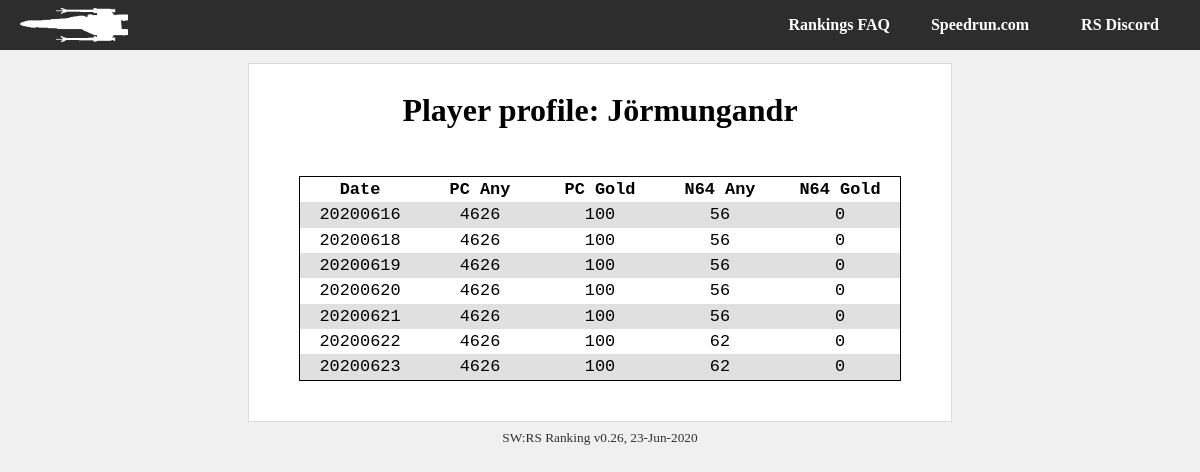
/player/Jörmungandr, run on the app's committed database.
### tables this page shows
CREATE TABLE update_datestamps (id              integer primary key,date            text);

CREATE TABLE players (player_id       integer primary key,name            text,src_link        text,n64_total       integer,pc_total        integer, '20200616_pc_gold' integer default 0, '20200616_pc_any' integer default 0, '20200616_n64_gold' integer default 0, '20200616_n64_any' integer default 0, '20200618_pc_gold' integer default 0, '20200618_pc_any' integer default 0, '20200618_n64_gold' integer default 0, '20200618_n64_any' integer default 0, '20200619_pc_gold' integer default 0, '20200619_pc_any' integer default 0, '20200619_n64_gold' integer default 0, '20200619_n64_any' integer default 0, '20200620_pc_gold' integer default 0, '20200620_pc_any' integer default 0, '20200620_n64_gold' integer default 0, '20200620_n64_any' integer default 0, '20200621_pc_gold' integer default 0, '20200621_pc_any' integer default 0, '20200621_n64_gold' integer default 0, '20200621_n64_any' integer default 0, '20200622_pc_gold' integer default 0, '20200622_pc_any' integer default 0, '20200622_n64_gold' integer default 0, '20200622_n64_any' integer default 0, '20200623_pc_gold' integer default 0, '20200623_pc_any' integer default 0, '20200623_n64_gold' integer default 0, '20200623_n64_any' integer default 0,UNIQUE(name));

### swrs.py (the view)
@app.route('/player/<player_id>')
def player(player_id):
    if debug:
        print(player_id)
    con = lite.connect(DATABASE)
    cur = con.cursor()
    with con:
        cur.execute('SELECT date FROM update_datestamps')
    col_names = cur.fetchall()
    up_dates = []
    for i in col_names:
        if i[0] not in up_dates and i[0] != None:
            up_dates.append(i[0])
    scoredata = []
    scoredata.append(up_dates)
    for q_console in ['pc', 'n64']:
        for q_medal in ['any', 'gold']:
            current_list = []
            for date in up_dates:
                q_col = date+'_'+q_console+'_'+q_medal
                con = lite.connect(DATABASE)
                cur = con.cursor()
                with con:
                    cur.execute('SELECT "' + q_col + '"' +
                                ' FROM players' +
                                ' WHERE name="' + player_id + '";')
                score_result = cur.fetchall()
                current_list.append(score_result[0][0])
            scoredata.append(current_list)
    try:
        return render_template('player.html', score_history=scoredata, name=player_id)
    except Exception as e:
        return str(e)

### swrs.py (called while the page is built)
@app.teardown_appcontext
def close_connection(exception):
    db = getattr(g, '_database', None)
    if db is not None:
        db.close()

### templates/player.html
{% from "macros.html" import header, footer, categories, title %}
{{ header(name +" | SWRS") }}
{{ title("Player profile: " + name) }}
    <br />
    <div id="about">
                <div id="playerlist" style="max-width: none !important;">
                    <div id="list-line" class="header">
                        {% for title in ['Date', 'PC Any', 'PC Gold', 'N64 Any', 'N64 Gold'] %}
                        <div id="list-segment" class="datestamp">
                            {{ title }}
                        </div>
                        {% endfor %}
                    </div>
                    {% for data in range(score_history[0]|length):%}
                    <div id="zebrastripes">
                        <div id="list-line">
                            <div id="list-segment" class="datestamp">
                                {{ score_history[0][data] }}
                            </div>
                            <div id="list-segment" class="datestamp">
                                {{ score_history[1][data] }}
                            </div>
                            <div id="list-segment" class="datestamp">
                                {{ score_history[2][data] }}
                            </div>
                            <div id="list-segment" class="datestamp">
                                {{ score_history[3][data] }}
                            </div>
                            <div id="list-segment" class="datestamp">
                                {{ score_history[4][data] }}
                            </div>
                        </div>
                    </div>
                    {% endfor %}
                </div>
    </div>
{{ footer() }}

### templates/macros.html (shortened to what this page needs)
{% macro header(header_text) %}
<html>
    <head>
        <link rel="stylesheet" type="text/css" href="{{ url_for('static', filename = 'style.css') }}" />
    </head>
    <body>
    <div id="container">
        {{ tabs() }}
    <div id="body-wrapper">
        <div id="body-content">
{% endmacro %}
{% macro tabs() %}
        <div id="body-tabs">
            <div id="lefttabs">
                <a href="/"><img src= {{ url_for('static', filename = 'logo.png') }}></a>
            </div>
            <div id="righttabs">
                <a href="https://discord.gg/Gp7swfc"><div id="tab" class="topplayers back">RS Discord</div></a>
            </div>
            <div id="righttabs">
                <a href="https://www.speedrun.com/rogue1/"><div id="tab" class="topplayers back">Speedrun.com</div></a>
            </div>
            <div id="righttabs">
                <a href="/faq"><div id="tab" class="topplayers back">Rankings FAQ</div></a>
            </div>
        </div>
{% endmacro %}
{% macro title(name, date) %}
            <div id="title">
                    <h1>
                        {{ name }}
                    </h1>
            </div>
{% endmacro %}
{% macro footer() %}
            </div>
            <div id="footertext">
                <span title="v0.26 Celchu">SW:RS Ranking v0.26, 23-Jun-2020</span>
            </div>
        </div>
    </div>
    </body>
</html>
{% endmacro %}

### static/style.css (style rules this page uses)
body { font-family: 'LiberationSerif', 'Bookman', 'Times', Serif; margin: 0px; background: #f0f0f0; position: relative; }
#container { position: absolute; width: 100%; height: 100%; }
#body-wrapper { width: max-content; max-width: 95%; margin-left:auto; margin-right:auto; padding: 10px; display: block; position: relative; overflow: hidden !important; }
#body-tabs { display: block; overflow: hidden; background: #2d2d2d; padding: 0px 10px; height: 50px; background-repeat: no-repeat; background-size: auto 35px; background-attachment: fixed; background-position-x: center; background-position-y: 7px; }
#tab { display: inline-block; color: #ffffff; padding: 00px 20px; border-radius: 0px; margin: 0px; min-width: 100px; text-align: center; font-weight: bold; line-height: 50px; height: 100%; }
#lefttabs { float: left; }
#lefttabs img { padding: 8px 10px; height: 34px; }
#righttabs { float: right; }
#body-content { border: 1px #dadada solid; min-height: 100px; background: #ffffff; border-radius: 0px; margin-top: 3px; padding: 20px 40px; }
#title { text-align: center; margin: .5em 0em 1.5em 0em; font-weight: bold; font-style: italic; }
#title h1 { margin: 0em 0em .0em 0em; font-style: normal; }
#playerlist { margin: 5px 10px 20px 10px; background: #ffffff; border: 1px #000000 solid; font-family: monospace; font-size: 1.3em; width: min-content; max-width: 23%; display: inline-block; }
#playerlist > div:nth-of-type(even) { background: #e0e0e0; }
#list-line { width: 100%; border: 0px black solid; height: 1.5em; line-height: 1.5em; display: inline-flex; }
#list-line.header { font-weight: bold; -webkit-box-shadow: none !important; -moz-box-shadow: none !important; box-shadow: none !important; background: #ffffff !important; vertical-align: middle; }
#list-segment { display: table-cell; vertical-align: middle; padding: 0px 10px; }
#list-segment.datestamp { text-align: center; width: 100px; }
#footertext { text-align: center; font-size: 10pt; padding: 8px; opacity: 0.8; }

### data on the page
players: 20200616_pc_any "4626", score_history "100", score_history "56", score_history "0", 20200618_pc_any "4626", 20200619_pc_any "4626", 20200620_pc_any "4626", 20200621_pc_any "4626", 20200622_pc_any "4626", score_history "62", 20200623_pc_any "4626"
update_datestamps: date "20200616"
update_datestamps: date "20200618"
update_datestamps: date "20200619"
update_datestamps: date "20200620"
update_datestamps: date "20200621"
update_datestamps: date "20200622"
update_datestamps: date "20200623"

### other printed values
{{ name }} "Player profile: Jörmungandr"
{{ title }} "Date" "PC Any" "PC Gold" "N64 Any" "N64 Gold"
